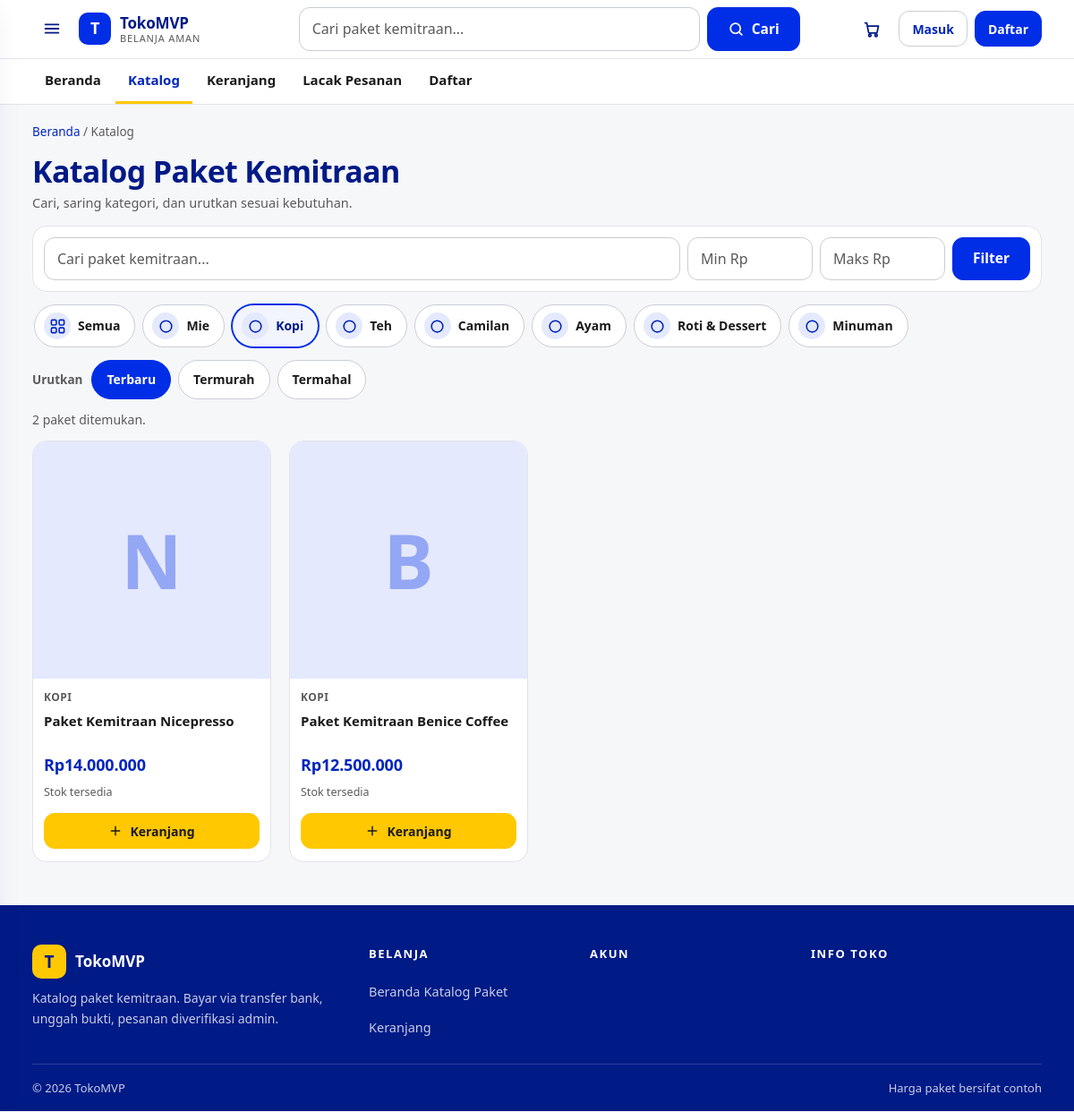
The app's page /products?category=kopi with its own data.
### tables this page shows
CREATE TABLE categories (
  id INT UNSIGNED AUTO_INCREMENT PRIMARY KEY,
  name VARCHAR(120) NOT NULL,
  slug VARCHAR(150) NOT NULL,
  parent_id INT UNSIGNED NULL,
  created_at DATETIME NOT NULL DEFAULT CURRENT_TIMESTAMP,
  UNIQUE KEY uq_cat_slug (slug),
  CONSTRAINT fk_cat_parent FOREIGN KEY (parent_id) REFERENCES categories(id) ON DELETE SET NULL
);

CREATE TABLE products (
  id INT UNSIGNED AUTO_INCREMENT PRIMARY KEY,
  category_id INT UNSIGNED NULL,
  name VARCHAR(200) NOT NULL,
  slug VARCHAR(220) NOT NULL,
  sku VARCHAR(80) NOT NULL,
  description TEXT NULL,
  price INT UNSIGNED NOT NULL DEFAULT 0 COMMENT 'IDR, harga dasar',
  compare_price INT UNSIGNED NULL,
  weight_gram INT UNSIGNED NOT NULL DEFAULT 0,
  status ENUM('draft','published','archived') NOT NULL DEFAULT 'draft',
  created_at DATETIME NOT NULL DEFAULT CURRENT_TIMESTAMP,
  updated_at DATETIME NOT NULL DEFAULT CURRENT_TIMESTAMP ON UPDATE CURRENT_TIMESTAMP,
  UNIQUE KEY uq_products_slug (slug),
  UNIQUE KEY uq_products_sku (sku),
  KEY idx_products_status (status),
  KEY idx_products_cat (category_id),
  FULLTEXT KEY ft_products (name, description),
  CONSTRAINT fk_prod_cat FOREIGN KEY (category_id) REFERENCES categories(id) ON DELETE SET NULL
);

### app/Views/store/catalog.php (the view, shortened to what the rows shown need)
<?php
$map = [];
try {
  $ids = array_values(array_filter(array_map(fn($p) => (int)$p['id'], $products ?? [])));
  if ($ids) {
    $in = implode(',', $ids);
    $st = \App\Core\Database::pdo()->query(
      "SELECT product_id, MIN(id) AS vid, COALESCE(SUM(stock),0) AS stock FROM product_variants WHERE product_id IN ({$in}) AND status = 'active' GROUP BY product_id"
    );
    foreach ($st->fetchAll() as $r) { $map[(int)$r['product_id']] = ['vid' => (int)$r['vid'], 'stock' => (int)$r['stock']]; }
  }
} catch (\Throwable) { $map = []; }
$f = $filters ?? ['q' => '', 'category' => '', 'min_price' => '', 'max_price' => '', 'sort' => 'newest'];
$sort = $f['sort'] ?? 'newest';
$catOrder = ['mie', 'kopi', 'teh', 'camilan', 'ayam', 'roti-dessert', 'minuman'];
$cats = array_values($categories ?? []);
usort($cats, fn($a, $b) => (array_search($a['slug'], $catOrder) <=> array_search($b['slug'], $catOrder)));
$catIcon = [
  'mie' => '<path d="M4 12h16a8 8 0 0 1-16 0z"/><path d="M8 12V6m3 6V5m3 7V6m3 6v-3"/>',
  'kopi' => '<path d="M5 9h11v6a5 5 0 0 1-5 5h-1a5 5 0 0 1-5-5z"/><path d="M16 10h2a2.5 2.5 0 0 1 0 5h-2"/>',
  'teh' => '<path d="M7 9h10l-1.5 10h-7z"/><path d="M9 9c0-3 6-3 6 0"/>',
  'camilan' => '<path d="M6 9h12l-1.5 9h-9z"/><path d="M9 5l6 0M12 5V3"/>',
  'ayam' => '<circle cx="10" cy="14" r="5"/><path d="M14 11l5-5m-2 0h3v3"/>',
  'roti-dessert' => '<path d="M5 13a4 4 0 0 1 4-4h8a4 4 0 0 1 0 8H9a4 4 0 0 1-4-4z"/>',
  'minuman' => '<path d="M10 3h4v4l2 4v8a2 2 0 0 1-2 2h-4a2 2 0 0 1-2-2v-8l2-4z"/><path d="M10 12h4"/>',
];
$chipQs = function (string $cat) use ($f): string {
  $q = ['q' => $f['q'] ?? '', 'min' => $f['min_price'] ?? '', 'max' => $f['max_price'] ?? '', 'sort' => $f['sort'] ?? 'newest'];
  if ($cat !== '') { $q['category'] = $cat; }
  return http_build_query(array_filter($q, fn($v) => $v !== ''));
};
$sortQs = function (string $s) use ($f): string {
  $q = ['q' => $f['q'] ?? '', 'category' => $f['category'] ?? '', 'min' => $f['min_price'] ?? '', 'max' => $f['max_price'] ?? '', 'sort' => $s];
  return http_build_query(array_filter($q, fn($v) => $v !== ''));
};
?>
<div class="wrap page shop">
  <nav class="crumbs" aria-label="Breadcrumb"><a href="/">Beranda</a> / <span>Katalog</span></nav>
  <div class="shop-head">
    <div>
      <h1 class="shop-title">Katalog Paket Kemitraan</h1>
      <p class="muted shop-sub">Cari, saring kategori, dan urutkan sesuai kebutuhan.</p>
    </div>
  </div>
  <form method="get" action="/products" class="shop-filter" role="search">
    <div class="shop-filter__row">
      <input class="input" type="search" id="f-q" name="q" placeholder="Cari paket kemitraan..." value="<?= View::e($f['q'] ?? '') ?>">
      <input class="input shop-filter__num" type="number" id="f-min" name="min" min="0" inputmode="numeric" placeholder="Min Rp" value="<?= View::e($f['min_price'] ?? '') ?>">
      <input class="input shop-filter__num" type="number" id="f-max" name="max" min="0" inputmode="numeric" placeholder="Maks Rp" value="<?= View::e($f['max_price'] ?? '') ?>">
      <button class="btn btn--primary" type="submit">Filter</button>
    </div>
  </form>
  <nav class="catstrip" aria-label="Kategori paket">
    <a class="catchip<?= ($f['category'] ?? '') === '' ? ' is-active' : '' ?>" href="/products<?= ($qs = $chipQs('')) !== '' ? '?' . View::e($qs) : '' ?>"<?= ($f['category'] ?? '') === '' ? ' aria-current="page"' : '' ?>>
      <span class="catchip__icon" aria-hidden="true"></span>
      <span>Semua</span>
    </a>
    <?php foreach ($cats as $c):
      $on = ($f['category'] ?? '') === $c['slug']; ?>
      <a class="catchip<?= $on ? ' is-active' : '' ?>" href="/products?<?= View::e($chipQs($c['slug'])) ?>"<?= $on ? ' aria-current="page"' : '' ?>>
        <span class="catchip__icon" aria-hidden="true"><svg width="19" height="19" viewBox="0 0 24 24" fill="none" stroke="currentColor" stroke-width="2" stroke-linecap="round" stroke-linejoin="round" aria-hidden="true"><?= $catIcon[$c['slug']] ?? '<circle cx="12" cy="12" r="8"/>' ?></svg></span>
        <span><?= View::e($c['name']) ?></span>
      </a>
    <?php endforeach; ?>
  </nav>
  <div class="sortbar" role="navigation" aria-label="Urutkan">
    <span class="sortbar__label">Urutkan</span>
    <a class="<?= $sort === 'newest' ? 'is-active' : '' ?>" <?= $sort === 'newest' ? 'aria-current="true"' : '' ?> href="/products?<?= View::e($sortQs('newest')) ?>">Terbaru</a>
    <a class="<?= $sort === 'price_asc' ? 'is-active' : '' ?>" <?= $sort === 'price_asc' ? 'aria-current="true"' : '' ?> href="/products?<?= View::e($sortQs('price_asc')) ?>">Termurah</a>
    <a class="<?= $sort === 'price_desc' ? 'is-active' : '' ?>" <?= $sort === 'price_desc' ? 'aria-current="true"' : '' ?> href="/products?<?= View::e($sortQs('price_desc')) ?>">Termahal</a>
  </div>
  <p class="result-count" role="status"><?= (int)($total ?? 0) ?> paket ditemukan.</p>
  <div class="grid grid--prods">
    <?php foreach (($products ?? []) as $p):
      $m = $map[(int)$p['id']] ?? ['vid' => null, 'stock' => 0];
      echo View::render('store/_card', ['p' => $p, 'vid' => $m['vid'], 'stock' => $m['stock']]);
    endforeach; ?>
  </div>
</div>

### app/Views/store/_card.php (shortened to what the rows shown need)
<?php
$brand = preg_replace('/^paket kemitraan\s+/i', '', trim($p['name'] ?? ''));
$initial = mb_strtoupper(mb_substr($brand !== '' ? $brand : trim($p['name'] ?? '?'), 0, 1));
$stock = (int)($stock ?? 0);
$stockCls = $stock <= 0 ? ' is-out' : ($stock <= 5 ? ' is-low' : '');
$stockTxt = $stock <= 0 ? 'Habis' : ($stock <= 5 ? 'Sisa ' . $stock : 'Stok tersedia');
?>
<article class="p-card">
  <a class="p-media" href="/products/<?= View::e($p['slug']) ?>" aria-label="<?= View::e($p['name']) ?>">
    <span class="p-ph" aria-hidden="true"><span class="p-ph__mark"><?= View::e($initial) ?></span></span>
  </a>
  <div class="p-body">
    <span class="p-cat"><?= View::e($p['category_name'] ?? '') ?></span>
    <a class="p-name" href="/products/<?= View::e($p['slug']) ?>"><?= View::e($p['name']) ?></a>
    <span class="p-price"><?= Helpers::rupiah($p['price']) ?></span>
    <span class="p-stock<?= $stockCls ?>"><?= View::e($stockTxt) ?></span>
    <div class="p-foot">
      <?php if (!empty($vid) && $stock > 0): ?>
      <form method="post" action="/cart/add">
        <button class="btn btn--buy btn--sm btn--block" type="submit">
          <svg width="16" height="16" viewBox="0 0 24 24" fill="none" stroke="currentColor" stroke-width="2.2" stroke-linecap="round" aria-hidden="true"><path d="M12 5v14M5 12h14"/></svg>
          Keranjang
        </button>
      </form>
      <?php else: ?>
        <a class="btn btn--ghost btn--sm btn--block" href="/products/<?= View::e($p['slug']) ?>">Lihat Detail</a>
      <?php endif; ?>
    </div>
  </div>
</article>

### app/Core/Router.php (shortened to what the rows shown need)
<?php
class Router
{
    private array $routes = [];
    private function add(string $method, string $path, callable|array $handler): void
    {
        $this->routes[] = [$method, $this->compile($path), $handler];
    }
    private function compile(string $path): string
    {
        $regex = preg_replace('#\{([a-zA-Z_][a-zA-Z0-9_]*)\}#', '(?P<$1>[^/]+)', $path);
        return '#^' . $regex . '$#';
    }
    public function dispatch(string $method, string $uri): void
    {
        $path = parse_url($uri, PHP_URL_PATH) ?? '/';
        foreach ($this->routes as [$m, $regex, $handler]) {
            if (preg_match($regex, $path, $matches)) {
                $params = array_filter($matches, 'is_string', ARRAY_FILTER_USE_KEY);
                if (is_array($handler)) {
                    [$class, $fn] = $handler;
                    (new $class())->$fn($params);
                } else {
                    $handler($params);
                }
                return;
            }
        }
    }
}

### records on screen
categories: name "Mie"
categories: name "Kopi"
categories: name "Teh"
categories: name "Camilan"
categories: name "Ayam"
categories: name "Roti & Dessert"
categories: name "Minuman"
products: name "N", category.name "KOPI", name "Paket Kemitraan Nicepresso", price "Rp14.000.000"
products: name "B", category.name "KOPI", name "Paket Kemitraan Benice Coffee", price "Rp12.500.000"

### other values on screen
$total "2"
